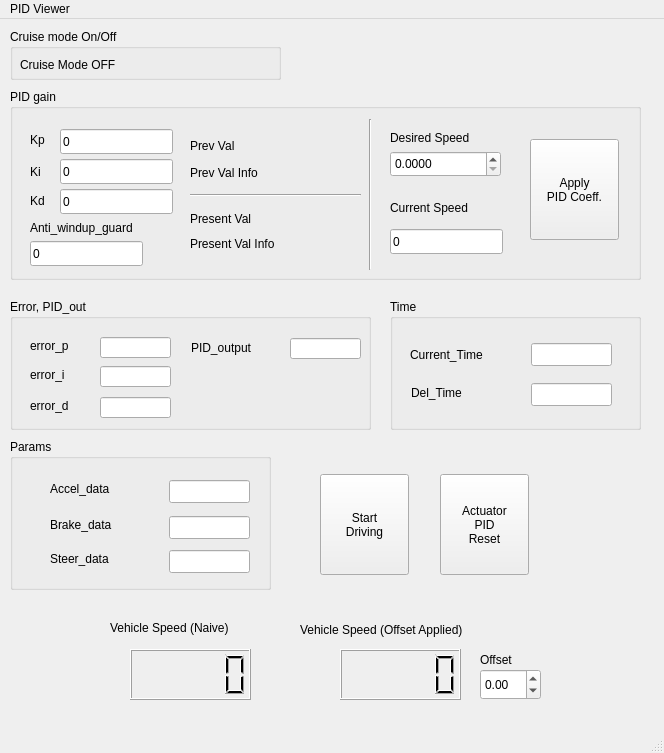
<?xml version="1.0" encoding="UTF-8"?>
<ui version="4.0">
 <class>MainWindow</class>
 <widget class="QMainWindow" name="MainWindow">
  <property name="geometry">
   <rect>
    <x>0</x>
    <y>0</y>
    <width>664</width>
    <height>753</height>
   </rect>
  </property>
  <property name="windowTitle">
   <string>MainWindow</string>
  </property>
  <widget class="QWidget" name="centralwidget">
   <widget class="QLCDNumber" name="lcdNumber">
    <property name="geometry">
     <rect>
      <x>130</x>
      <y>630</y>
      <width>121</width>
      <height>51</height>
     </rect>
    </property>
   </widget>
   <widget class="QLabel" name="label">
    <property name="geometry">
     <rect>
      <x>110</x>
      <y>600</y>
      <width>151</width>
      <height>17</height>
     </rect>
    </property>
    <property name="text">
     <string>Vehicle Speed (Naive)</string>
    </property>
   </widget>
   <widget class="QLabel" name="label_2">
    <property name="geometry">
     <rect>
      <x>300</x>
      <y>590</y>
      <width>211</width>
      <height>41</height>
     </rect>
    </property>
    <property name="text">
     <string>Vehicle Speed (Offset Applied)</string>
    </property>
   </widget>
   <widget class="QLCDNumber" name="lcdNumber_2">
    <property name="geometry">
     <rect>
      <x>340</x>
      <y>630</y>
      <width>121</width>
      <height>51</height>
     </rect>
    </property>
   </widget>
   <widget class="QGroupBox" name="groupBox">
    <property name="geometry">
     <rect>
      <x>10</x>
      <y>70</y>
      <width>631</width>
      <height>191</height>
     </rect>
    </property>
    <property name="title">
     <string>PID gain</string>
    </property>
    <widget class="QLineEdit" name="lineEdit">
     <property name="geometry">
      <rect>
       <x>50</x>
       <y>40</y>
       <width>113</width>
       <height>25</height>
      </rect>
     </property>
     <property name="text">
      <string>0</string>
     </property>
    </widget>
    <widget class="QLineEdit" name="lineEdit_2">
     <property name="geometry">
      <rect>
       <x>50</x>
       <y>70</y>
       <width>113</width>
       <height>25</height>
      </rect>
     </property>
     <property name="text">
      <string>0</string>
     </property>
    </widget>
    <widget class="QLineEdit" name="lineEdit_3">
     <property name="geometry">
      <rect>
       <x>50</x>
       <y>100</y>
       <width>113</width>
       <height>25</height>
      </rect>
     </property>
     <property name="text">
      <string>0</string>
     </property>
    </widget>
    <widget class="QLabel" name="label_3">
     <property name="geometry">
      <rect>
       <x>20</x>
       <y>42</y>
       <width>67</width>
       <height>17</height>
      </rect>
     </property>
     <property name="text">
      <string>Kp</string>
     </property>
    </widget>
    <widget class="QLabel" name="label_4">
     <property name="geometry">
      <rect>
       <x>20</x>
       <y>74</y>
       <width>67</width>
       <height>17</height>
      </rect>
     </property>
     <property name="text">
      <string>Ki</string>
     </property>
    </widget>
    <widget class="QLabel" name="label_5">
     <property name="geometry">
      <rect>
       <x>20</x>
       <y>103</y>
       <width>67</width>
       <height>17</height>
      </rect>
     </property>
     <property name="text">
      <string>Kd</string>
     </property>
    </widget>
    <widget class="Line" name="line">
     <property name="geometry">
      <rect>
       <x>180</x>
       <y>96</y>
       <width>171</width>
       <height>20</height>
      </rect>
     </property>
     <property name="orientation">
      <enum>Qt::Horizontal</enum>
     </property>
    </widget>
    <widget class="QLabel" name="label_6">
     <property name="geometry">
      <rect>
       <x>180</x>
       <y>48</y>
       <width>67</width>
       <height>17</height>
      </rect>
     </property>
     <property name="text">
      <string>Prev Val</string>
     </property>
    </widget>
    <widget class="QLabel" name="label_7">
     <property name="geometry">
      <rect>
       <x>180</x>
       <y>121</y>
       <width>81</width>
       <height>17</height>
      </rect>
     </property>
     <property name="text">
      <string>Present Val</string>
     </property>
    </widget>
    <widget class="QPushButton" name="pushButton">
     <property name="enabled">
      <bool>true</bool>
     </property>
     <property name="geometry">
      <rect>
       <x>520</x>
       <y>50</y>
       <width>89</width>
       <height>101</height>
      </rect>
     </property>
     <property name="text">
      <string>Apply 
PID Coeff.</string>
     </property>
    </widget>
    <widget class="QLabel" name="label_8">
     <property name="geometry">
      <rect>
       <x>180</x>
       <y>75</y>
       <width>121</width>
       <height>17</height>
      </rect>
     </property>
     <property name="text">
      <string>Prev Val Info</string>
     </property>
    </widget>
    <widget class="QLabel" name="label_9">
     <property name="geometry">
      <rect>
       <x>180</x>
       <y>146</y>
       <width>121</width>
       <height>17</height>
      </rect>
     </property>
     <property name="text">
      <string>Present Val Info</string>
     </property>
    </widget>
    <widget class="QLabel" name="label_11">
     <property name="geometry">
      <rect>
       <x>380</x>
       <y>40</y>
       <width>121</width>
       <height>17</height>
      </rect>
     </property>
     <property name="text">
      <string>Desired Speed</string>
     </property>
    </widget>
    <widget class="Line" name="line_2">
     <property name="geometry">
      <rect>
       <x>350</x>
       <y>30</y>
       <width>20</width>
       <height>151</height>
      </rect>
     </property>
     <property name="orientation">
      <enum>Qt::Vertical</enum>
     </property>
    </widget>
    <widget class="QLabel" name="label_25">
     <property name="geometry">
      <rect>
       <x>380</x>
       <y>110</y>
       <width>121</width>
       <height>17</height>
      </rect>
     </property>
     <property name="text">
      <string>Current Speed</string>
     </property>
    </widget>
    <widget class="QLabel" name="label_26">
     <property name="geometry">
      <rect>
       <x>20</x>
       <y>130</y>
       <width>141</width>
       <height>17</height>
      </rect>
     </property>
     <property name="text">
      <string>Anti_windup_guard</string>
     </property>
    </widget>
    <widget class="QLineEdit" name="lineEdit_9">
     <property name="geometry">
      <rect>
       <x>20</x>
       <y>152</y>
       <width>113</width>
       <height>25</height>
      </rect>
     </property>
     <property name="text">
      <string>0</string>
     </property>
    </widget>
    <widget class="QLineEdit" name="lineEdit_10">
     <property name="geometry">
      <rect>
       <x>380</x>
       <y>140</y>
       <width>113</width>
       <height>25</height>
      </rect>
     </property>
     <property name="text">
      <string>0</string>
     </property>
     <property name="readOnly">
      <bool>true</bool>
     </property>
    </widget>
    <widget class="QDoubleSpinBox" name="doubleSpinBox_2">
     <property name="geometry">
      <rect>
       <x>380</x>
       <y>62</y>
       <width>111</width>
       <height>26</height>
      </rect>
     </property>
     <property name="decimals">
      <number>4</number>
     </property>
     <property name="maximum">
      <double>1000.000000000000000</double>
     </property>
    </widget>
   </widget>
   <widget class="QDoubleSpinBox" name="doubleSpinBox">
    <property name="geometry">
     <rect>
      <x>480</x>
      <y>650</y>
      <width>61</width>
      <height>31</height>
     </rect>
    </property>
    <property name="minimum">
     <double>-99.000000000000000</double>
    </property>
    <property name="value">
     <double>0.000000000000000</double>
    </property>
   </widget>
   <widget class="QLabel" name="label_10">
    <property name="geometry">
     <rect>
      <x>480</x>
      <y>620</y>
      <width>61</width>
      <height>41</height>
     </rect>
    </property>
    <property name="text">
     <string>Offset</string>
    </property>
   </widget>
   <widget class="QPushButton" name="pushButton_2">
    <property name="geometry">
     <rect>
      <x>440</x>
      <y>455</y>
      <width>89</width>
      <height>101</height>
     </rect>
    </property>
    <property name="text">
     <string>Actuator
PID
Reset</string>
    </property>
   </widget>
   <widget class="QPushButton" name="pushButton_4">
    <property name="geometry">
     <rect>
      <x>320</x>
      <y>455</y>
      <width>89</width>
      <height>101</height>
     </rect>
    </property>
    <property name="text">
     <string>Start 
Driving</string>
    </property>
   </widget>
   <widget class="QGroupBox" name="groupBox_2">
    <property name="geometry">
     <rect>
      <x>10</x>
      <y>420</y>
      <width>261</width>
      <height>151</height>
     </rect>
    </property>
    <property name="title">
     <string>Params</string>
    </property>
    <widget class="QLabel" name="label_12">
     <property name="geometry">
      <rect>
       <x>40</x>
       <y>40</y>
       <width>111</width>
       <height>20</height>
      </rect>
     </property>
     <property name="text">
      <string>Accel_data</string>
     </property>
    </widget>
    <widget class="QLabel" name="label_13">
     <property name="geometry">
      <rect>
       <x>40</x>
       <y>76</y>
       <width>111</width>
       <height>20</height>
      </rect>
     </property>
     <property name="text">
      <string>Brake_data</string>
     </property>
    </widget>
    <widget class="QLabel" name="label_23">
     <property name="geometry">
      <rect>
       <x>40</x>
       <y>110</y>
       <width>111</width>
       <height>20</height>
      </rect>
     </property>
     <property name="text">
      <string>Steer_data</string>
     </property>
    </widget>
    <widget class="QLineEdit" name="lineEdit_11">
     <property name="geometry">
      <rect>
       <x>159</x>
       <y>41</y>
       <width>81</width>
       <height>23</height>
      </rect>
     </property>
     <property name="echoMode">
      <enum>QLineEdit::Normal</enum>
     </property>
     <property name="readOnly">
      <bool>true</bool>
     </property>
    </widget>
    <widget class="QLineEdit" name="lineEdit_12">
     <property name="geometry">
      <rect>
       <x>159</x>
       <y>77</y>
       <width>81</width>
       <height>23</height>
      </rect>
     </property>
     <property name="echoMode">
      <enum>QLineEdit::Normal</enum>
     </property>
     <property name="readOnly">
      <bool>true</bool>
     </property>
    </widget>
    <widget class="QLineEdit" name="lineEdit_13">
     <property name="geometry">
      <rect>
       <x>159</x>
       <y>111</y>
       <width>81</width>
       <height>23</height>
      </rect>
     </property>
     <property name="echoMode">
      <enum>QLineEdit::Normal</enum>
     </property>
     <property name="readOnly">
      <bool>true</bool>
     </property>
    </widget>
   </widget>
   <widget class="QGroupBox" name="groupBox_3">
    <property name="geometry">
     <rect>
      <x>10</x>
      <y>280</y>
      <width>361</width>
      <height>131</height>
     </rect>
    </property>
    <property name="title">
     <string>Error, PID_out</string>
    </property>
    <widget class="QLabel" name="label_14">
     <property name="geometry">
      <rect>
       <x>20</x>
       <y>38</y>
       <width>67</width>
       <height>17</height>
      </rect>
     </property>
     <property name="text">
      <string>error_p</string>
     </property>
    </widget>
    <widget class="QLabel" name="label_15">
     <property name="geometry">
      <rect>
       <x>20</x>
       <y>67</y>
       <width>67</width>
       <height>17</height>
      </rect>
     </property>
     <property name="text">
      <string>error_i</string>
     </property>
    </widget>
    <widget class="QLabel" name="label_16">
     <property name="geometry">
      <rect>
       <x>20</x>
       <y>98</y>
       <width>67</width>
       <height>17</height>
      </rect>
     </property>
     <property name="text">
      <string>error_d</string>
     </property>
    </widget>
    <widget class="QLabel" name="label_24">
     <property name="geometry">
      <rect>
       <x>181</x>
       <y>40</y>
       <width>81</width>
       <height>17</height>
      </rect>
     </property>
     <property name="text">
      <string>PID_output</string>
     </property>
    </widget>
    <widget class="QLineEdit" name="lineEdit_5">
     <property name="geometry">
      <rect>
       <x>90</x>
       <y>38</y>
       <width>71</width>
       <height>21</height>
      </rect>
     </property>
     <property name="echoMode">
      <enum>QLineEdit::Normal</enum>
     </property>
     <property name="readOnly">
      <bool>true</bool>
     </property>
    </widget>
    <widget class="QLineEdit" name="lineEdit_6">
     <property name="geometry">
      <rect>
       <x>90</x>
       <y>67</y>
       <width>71</width>
       <height>21</height>
      </rect>
     </property>
     <property name="echoMode">
      <enum>QLineEdit::Normal</enum>
     </property>
     <property name="readOnly">
      <bool>true</bool>
     </property>
    </widget>
    <widget class="QLineEdit" name="lineEdit_7">
     <property name="geometry">
      <rect>
       <x>90</x>
       <y>98</y>
       <width>71</width>
       <height>21</height>
      </rect>
     </property>
     <property name="echoMode">
      <enum>QLineEdit::Normal</enum>
     </property>
     <property name="readOnly">
      <bool>true</bool>
     </property>
    </widget>
    <widget class="QLineEdit" name="lineEdit_8">
     <property name="geometry">
      <rect>
       <x>280</x>
       <y>39</y>
       <width>71</width>
       <height>21</height>
      </rect>
     </property>
     <property name="echoMode">
      <enum>QLineEdit::Normal</enum>
     </property>
     <property name="readOnly">
      <bool>true</bool>
     </property>
    </widget>
   </widget>
   <widget class="QGroupBox" name="groupBox_5">
    <property name="geometry">
     <rect>
      <x>10</x>
      <y>10</y>
      <width>271</width>
      <height>51</height>
     </rect>
    </property>
    <property name="title">
     <string>Cruise mode On/Off</string>
    </property>
    <widget class="QLabel" name="label_17">
     <property name="geometry">
      <rect>
       <x>10</x>
       <y>27</y>
       <width>171</width>
       <height>17</height>
      </rect>
     </property>
     <property name="text">
      <string>Cruise Mode OFF</string>
     </property>
    </widget>
   </widget>
   <widget class="QGroupBox" name="groupBox_6">
    <property name="geometry">
     <rect>
      <x>390</x>
      <y>280</y>
      <width>251</width>
      <height>131</height>
     </rect>
    </property>
    <property name="title">
     <string>Time</string>
    </property>
    <widget class="QLabel" name="label_27">
     <property name="geometry">
      <rect>
       <x>20</x>
       <y>47</y>
       <width>101</width>
       <height>17</height>
      </rect>
     </property>
     <property name="text">
      <string>Current_Time</string>
     </property>
    </widget>
    <widget class="QLabel" name="label_28">
     <property name="geometry">
      <rect>
       <x>21</x>
       <y>85</y>
       <width>101</width>
       <height>17</height>
      </rect>
     </property>
     <property name="text">
      <string>Del_Time</string>
     </property>
    </widget>
    <widget class="QLineEdit" name="lineEdit_14">
     <property name="geometry">
      <rect>
       <x>141</x>
       <y>44</y>
       <width>81</width>
       <height>23</height>
      </rect>
     </property>
     <property name="echoMode">
      <enum>QLineEdit::Normal</enum>
     </property>
     <property name="readOnly">
      <bool>true</bool>
     </property>
    </widget>
    <widget class="QLineEdit" name="lineEdit_15">
     <property name="geometry">
      <rect>
       <x>141</x>
       <y>84</y>
       <width>81</width>
       <height>23</height>
      </rect>
     </property>
     <property name="echoMode">
      <enum>QLineEdit::Normal</enum>
     </property>
     <property name="readOnly">
      <bool>true</bool>
     </property>
    </widget>
   </widget>
  </widget>
  <widget class="QMenuBar" name="menubar">
   <property name="geometry">
    <rect>
     <x>0</x>
     <y>0</y>
     <width>664</width>
     <height>22</height>
    </rect>
   </property>
   <widget class="QMenu" name="menuPID_Viewer">
    <property name="title">
     <string>PID Viewer</string>
    </property>
   </widget>
   <addaction name="menuPID_Viewer"/>
  </widget>
  <widget class="QStatusBar" name="statusbar"/>
 </widget>
 <resources/>
 <connections/>
</ui>
